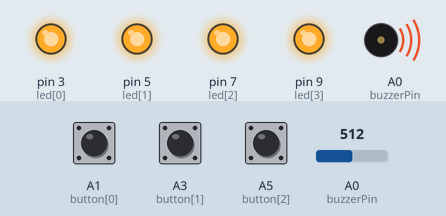
This sketch was run on a simulated Arduino Nano, built with avr-gcc and run on an emulated ATmega328P. Shown: output pins drawn as LEDs (lit = HIGH), buzzer (waves = sounding). The test bench sets the inputs (shaded band); at power-on: A0 (buzzerPin) = 512, A1 (button[0]) HIGH, A3 (button[1]) HIGH, A5 (button[2]) HIGH. Random numbers use the default seed unless the sketch sets one.

Above: at 5.3 s.
5.4 s: A0 (buzzerPin) set to 0
At 7.6 s:
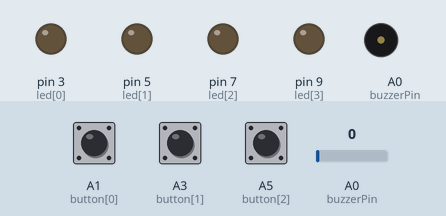
8.9 s: A0 (buzzerPin) set to 1023
At 9.96 s:
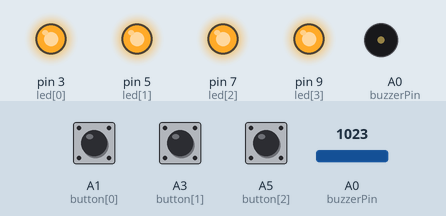
20.6 s: A0 (buzzerPin) set to 900
At 20.72 s:
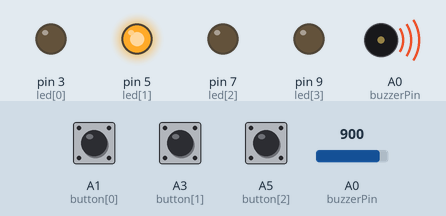
Timing chart, 0 to 30.1 s (numbered marks = the images above; inputs shaded):
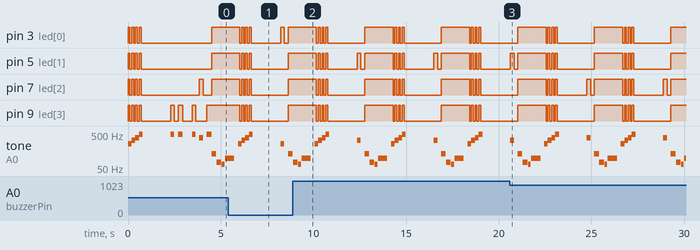

Measured:
- by itself, pin 5 (led[1]): repeats every 4.1 s: 2 × (HIGH 0.10 s, LOW 0.10 s), HIGH 0.10 s, LOW 1.6 s, HIGH 0.20 s, LOW 0.20 s, HIGH 1.5 s, LOW 0.10 s
- by itself, pin 3 (led[0]), pin 7 (led[2]), pin 9 (led[3]): repeats every 4.1 s: 2 × (HIGH 0.10 s, LOW 0.10 s), HIGH 0.10 s, LOW 2.0 s, HIGH 1.5 s, LOW 0.10 s

The sketch:

Simon_CircuitPlayground_Neopixels.ino
```cpp
/*
  Simon for Circuit Playground

  Stitch & Stuff: Making Sewable Games
  Tuesday, November 26, 2019, 6:30pm - 9:00pm
  Dames Making Games + Social Body Lab
  SparkFun Inventor’s Kit
  Circuit 2C-Simon Says

  The Simon Says game flashes a pattern using LED lights, then the player must repeat the pattern.

  This sketch is a modification of the Simon Says game, which was written by SparkFun Electronics, with lots of help from the Arduino community.
  This code is completely free for any use.

  Original code is available here: https://github.com/sparkfun/SIK-Guide-Code/blob/master/SIK_Circuit_2C-SimonSays/SIK_Circuit_2C-SimonSays.ino

*/


#include <Adafruit_NeoPixel.h>

// The digital pin used to control the pixel strip
int neopixelPin = 8;

int numberOfPixels = 10;
Adafruit_NeoPixel strip = Adafruit_NeoPixel(numberOfPixels, neopixelPin, NEO_GRB + NEO_KHZ400);

//set the pins where the buttons, LEDs and buzzer connect
//int button[] = {2, 4, 6, 8};  //red is button[0], yellow is button[1], green is button[2], blue is button[3]
int button[] = {A1, A3, A5, A7};  //red is button[0], yellow is button[1], green is button[2], blue is button[3]

int led[] = {3, 5, 7, 9};     //red is led[0], yellow is led[1], green is led[2], blue is led[3]
int tones[] = {262, 330, 392, 494};   //tones to play with each button (c, e, g, b)

int roundsToWin = 10;         //number of rounds the player has to play before they win the game (the array can only hold up to 16 rounds)
int buttonSequence[16];       //make an array of numbers that will be the sequence that the player needs to remember

int buzzerPin = 14;           //pin that the buzzer is connected to

int pressedButton = 4;        //a variable to remember which button is being pressed. 4 is the value if no button is being pressed.
int roundCounter = 1;         //keeps track of what round the player is on


long startTime = 0;           //timer variable for time limit on button press
long timeLimit = 2000;        //time limit to hit a button

boolean gameStarted = false;      //variable to tell the game whether or not to play the start sequence

void setup() {

  //set all of the button pins to input_pullup (use the built-in pull-up resistors)
  pinMode(button[0], INPUT_PULLUP);
  pinMode(button[1], INPUT_PULLUP);
  pinMode(button[2], INPUT_PULLUP);
  pinMode(button[3], INPUT_PULLUP);

  //set all of the LED pins to output
  pinMode(led[0], OUTPUT);
  pinMode(led[1], OUTPUT);
  pinMode(led[2], OUTPUT);
  pinMode(led[3], OUTPUT);

  pinMode(buzzerPin, OUTPUT);   //set the buzzer pin to output
}

void loop() {

  if (gameStarted == false) {   //if the game hasn't started yet
    startSequence();            //flash the start sequence
    roundCounter = 0;           //reset the round counter
    delay(1500);                //wait a second and a half
    gameStarted = true;         //set gameStarted to true so that this sequence doesn't start again
  }

  //each round, start by flashing out the sequence to be repeated
  for (int i = 0; i <= roundCounter; i++) { //go through the array up to the current round number
    flashLED(buttonSequence[i]);          //turn on the LED for that array position and play the sound
    delay(200);                           //wait
    allLEDoff();                          //turn all of the LEDs off
    delay(200);
  }

  //then start going through the sequence one at a time and see if the user presses the correct button
  for (int i = 0; i <= roundCounter; i++) { //for each button to be pressed in the sequence

    startTime = millis();                 //record the start time

    while (gameStarted == true) { //loop until the player presses a button or the time limit is up (the time limit check is in an if statement)

      pressedButton = buttonCheck();      //every loop check to see which button is pressed

      if (pressedButton < 4) {            //if a button is pressed... (4 means that no button is pressed)

        flashLED(pressedButton);          //flash the LED for the button that was pressed

        if (pressedButton == buttonSequence[i]) { //if the button matches the button in the sequence
          delay(250);                   //leave the LED light on for a moment
          allLEDoff();                  //then turn off all of the lights and
          break;                        //end the while loop (this will go to the next number in the for loop)

        } else {                          //if the button doesn't match the button in the sequence
          loseSequence();               //play the lose sequence (the loose sequence stops the program)
          break;                        //when the program gets back from the lose sequence, break the while loop so that the game can start over
        }

      } else {                            //if no button is pressed
        allLEDoff();                      //turn all the LEDs off
      }

      //check to see if the time limit is up
      if (millis() - startTime > timeLimit) { //if the time limit is up
        loseSequence();                       //play the lose sequence
        break;                                //when the program gets back from the lose sequence, break the while loop so that the game can start over
      }
    }
  }

  if (gameStarted == true) {
    roundCounter = roundCounter + 1;      //increase the round number by 1

    if (roundCounter >= roundsToWin) {              //if the player has gotten to the 16th round
      winSequence();                      //play the winning song
    }

    delay(500);                           //wait for half a second between rounds
  }

}

//----------FUNCTIONS------------

//FLASH LED
void flashLED (int ledNumber) {
  digitalWrite(led[ledNumber], HIGH);
  tone(buzzerPin, tones[ledNumber]);

  //Light up neopixels
  switch (ledNumber) {
    case 1:
      // light red
      strip.setPixelColor(0, 255, 0, 0);
      strip.setPixelColor(1, 255, 0, 0);
      strip.setPixelColor(2, 0, 0, 0);
      strip.setPixelColor(3, 0, 0, 0);
      strip.setPixelColor(4, 0, 0, 0);
      strip.setPixelColor(5, 0, 0, 0);
      strip.setPixelColor(6, 0, 0, 0);
      strip.setPixelColor(7, 0, 0, 0);
      strip.setPixelColor(8, 0, 0, 0);
      strip.setPixelColor(9, 0, 0, 0);
      strip.show();
      break;
    case 2:
      // light yellow
      strip.setPixelColor(0, 0, 0, 0);
      strip.setPixelColor(1, 0, 0, 0);
      strip.setPixelColor(2, 0, 0, 0);
      strip.setPixelColor(3, 255, 255, 0);
      strip.setPixelColor(4, 255, 255, 0);
      strip.setPixelColor(5, 0, 0, 0);
      strip.setPixelColor(6, 0, 0, 0);
      strip.setPixelColor(7, 0, 0, 0);
      strip.setPixelColor(8, 0, 0, 0);
      strip.setPixelColor(9, 0, 0, 0);
      strip.show();
      break;
    case 3:
      // light green
      strip.setPixelColor(0, 0, 0, 0);
      strip.setPixelColor(1, 0, 0, 0);
      strip.setPixelColor(2, 0, 0, 0);
      strip.setPixelColor(3, 0, 0, 0);
      strip.setPixelColor(4, 0, 0, 0);
      strip.setPixelColor(5, 0, 255, 0);
      strip.setPixelColor(6, 0, 255, 0);
      strip.setPixelColor(7, 0, 0, 0);
      strip.setPixelColor(8, 0, 0, 0);
      strip.setPixelColor(9, 0, 0, 0);
      strip.show();
      break;
    case 4:
      // light blue
      strip.setPixelColor(0, 0, 0, 0);
      strip.setPixelColor(1, 0, 0, 0);
      strip.setPixelColor(2, 0, 0, 0);
      strip.setPixelColor(3, 0, 0, 0);
      strip.setPixelColor(4, 0, 0, 0);
      strip.setPixelColor(5, 0, 0, 0);
      strip.setPixelColor(6, 0, 0, 0);
      strip.setPixelColor(7, 0, 0, 0);
      strip.setPixelColor(8, 0, 0,255);
      strip.setPixelColor(9, 0, 0, 255);
      strip.show();
      break;
    default:
      // if nothing else matches, do the default
      // default is optional
      strip.setPixelColor(0, 0, 0, 0);
      strip.setPixelColor(1, 0, 0, 0);
      strip.setPixelColor(2, 0, 0, 0);
      strip.setPixelColor(3, 0, 0, 0);
      strip.setPixelColor(4, 0, 0, 0);
      strip.setPixelColor(5, 0, 0, 0);
      strip.setPixelColor(6, 0, 0, 0);
      strip.setPixelColor(7, 0, 0, 0);
      strip.setPixelColor(8, 0, 0, 0);
      strip.setPixelColor(9, 0, 0, 0);
      strip.show();
      break;
  }
}

//TURN ALL LEDS OFF
void allLEDoff () {
  //turn all the LEDs off
  digitalWrite(led[0], LOW);
  digitalWrite(led[1], LOW);
  digitalWrite(led[2], LOW);
  digitalWrite(led[3], LOW);
  //turn the buzzer off
  noTone(buzzerPin);
}

//CHECK WHICH BUTTON IS PRESSED
int buttonCheck() {
  //check if any buttons are being pressed
  if (digitalRead(button[0]) == LOW) {
    return 0;
  } else if (digitalRead(button[1]) == LOW) {
    return 1;
  } else if (digitalRead(button[2]) == LOW) {
    return 2;
  } else if (digitalRead(button[3]) == LOW) {
    return 3;
  } else {
    return 4; //this will be the value for no button being pressed
  }
}

//START SEQUENCE
void startSequence() {

  randomSeed(analogRead(A0));   //make sure the random numbers are really random

  //populate the buttonSequence array with random numbers from 0 to 3
  for (int i = 0; i <= roundsToWin; i++) {
    buttonSequence[i] = round(random(0, 4));
  }

  //flash all of the LEDs when the game starts
  for (int i = 0; i <= 3; i++) {

    tone(buzzerPin, tones[i], 200); //play one of the 4 tones

    //turn all of the leds on
    digitalWrite(led[0], HIGH);
    digitalWrite(led[1], HIGH);
    digitalWrite(led[2], HIGH);
    digitalWrite(led[3], HIGH);

    delay(100);         //wait for a moment

    //turn all of the leds off
    digitalWrite(led[0], LOW);
    digitalWrite(led[1], LOW);
    digitalWrite(led[2], LOW);
    digitalWrite(led[3], LOW);

    delay(100);   //wait for a moment

  } //this will repeat 4 times
}

//WIN SEQUENCE
void winSequence() {

  //turn all the LEDs on
  for (int j = 0; j <= 3; j++) {
    digitalWrite(led[j], HIGH);
  }

  //play the 1Up noise
  tone(buzzerPin, 1318, 150);   //E6
  delay(175);
  tone(buzzerPin, 1567, 150);   //G6
  delay(175);
  tone(buzzerPin, 2637, 150);   //E7
  delay(175);
  tone(buzzerPin, 2093, 150);   //C7
  delay(175);
  tone(buzzerPin, 2349, 150);   //D7
  delay(175);
  tone(buzzerPin, 3135, 500);   //G7
  delay(500);

  //wait until a button is pressed
  do {
    pressedButton = buttonCheck();
  } while (pressedButton > 3);
  delay(100);

  gameStarted = false;   //reset the game so that the start sequence will play again.

}

//LOSE SEQUENCE
void loseSequence() {

  //turn all the LEDs on
  for (int j = 0; j <= 3; j++) {
    digitalWrite(led[j], HIGH);
  }

  //play the 1Up noise
  tone(buzzerPin, 130, 250);   //E6
  delay(275);
  tone(buzzerPin, 73, 250);   //G6
  delay(275);
  tone(buzzerPin, 65, 150);   //E7
  delay(175);
  tone(buzzerPin, 98, 500);   //C7
  delay(500);

  //wait until a button is pressed
  do {
    pressedButton = buttonCheck();
  } while (pressedButton > 3);
  delay(200);

  gameStarted = false;   //reset the game so that the start sequence will play again.
}
```
